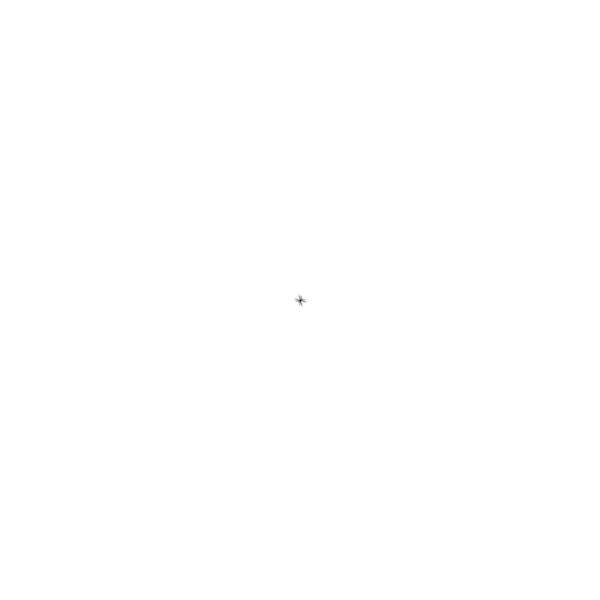
Frame 1 (no input)
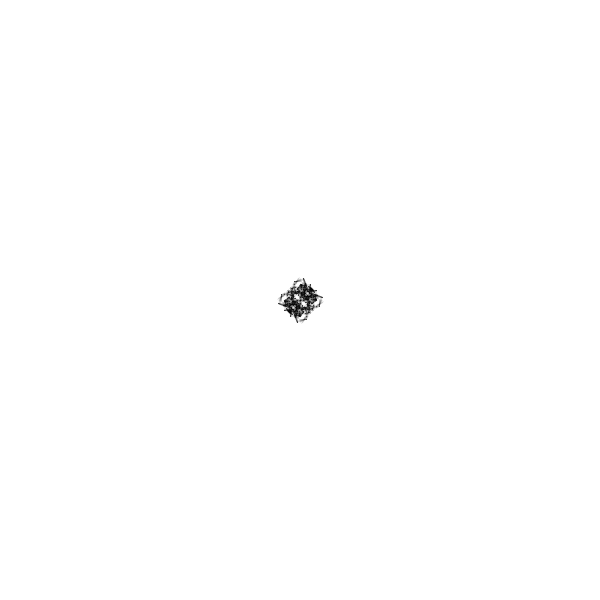
Frame 60 (the mouse pressed at the canvas centre just before this capture)
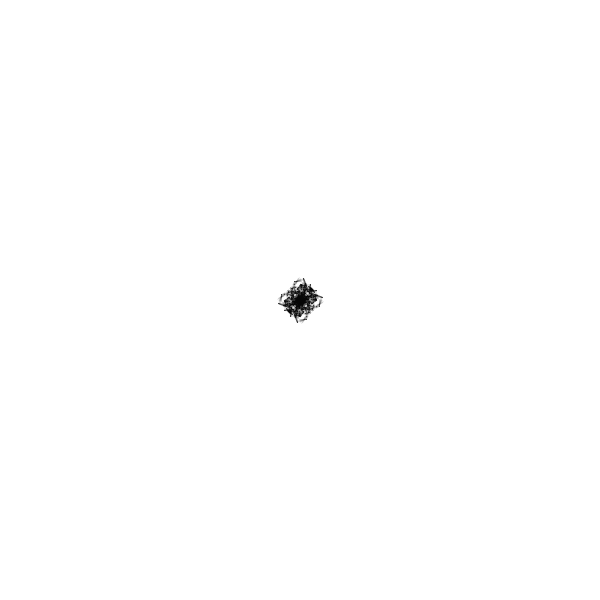
Frame 120 (the mouse held since frame 60 and released just before this capture)

The Processing sketch that drew these frames (run headless with seeded random() and noise(); from frame 60 on, the mouse is pressed at the canvas centre):

// Processing sketch: shipdesign
// ── shipdesign.pde


int[][] arr;

long timer;

float prevx,prevy;
float px,py;

int numTimes=20;
float ang,r;

float sc;

void setup()
{
  size(600,600);

  background(255);

  arr= new int[200][200];

  timer=System.currentTimeMillis();


  px=width/2;
  py=height/2;

  prevx=px;
  prevy=py;

  rectMode(CENTER);
  
  sc=1.0;
}


void draw()
{
  scale(sc);
  
  fill(0);
  if(mousePressed)
  {

    if(key=='r')
    {
      int difx=mouseX-width/2;
      int dify=mouseY-height/2;

      ang=atan2(dify,difx);

      r=pow(px,2) + pow(py,2);
      r=sqrt(r);
    }
    else
    {
    
    }
    
    px=mouseX;
    py=mouseY;
    prevx=px;
    prevy=py;

    
  }

  for(int i=0; i<numTimes;i++)
  {

    if(key=='r')
    {


        px = ( width/2  +  r*cos(ang));
        py = ( height/2 + r*sin(ang));
        ang+=.1;
        rect(px,py,1,1);
      
    }
    else
    {
      px += (int) random(-2,2);
      py += (int) random(-2,2);
    }



    stroke(0,0,0,20);
    if(sc>.0001)
    {
    strokeWeight(1.0/sc);
    }

    /*
    rect(px,py,2,2);
    rect(py,px,2,2);
    rect(width-px,height-py,1,1);
    rect(width- py,height-px,1,1);
    */

    ///
    //alternate
    
    line(px,py,prevx,prevy);
     line(py,px,prevy,prevx);
     line(width-px,height-py,width-prevx,height-prevy);
     line(width- py,height-px,width- prevy,height-prevx);
     
  }
  /*
  if(mousePressed)
   {
   loadPixels();
   
   for(int i=0; i<pixels.length;i++)
   {
   
   int location=mouseX+mouseY*width;
   
   int location2=mouseY+mouseX*height;
   
   //pixels[i]=pixels[pixels.length-1-i];
   //pixels[location2]=pixels[location];
   
   
   
   
   px++;
   if(px>width)
   {
   px=0;
   py++;
   }
   
   if(py>height)
   {
   py=0;
   }
   }
   
   
   updatePixels();
   }
   */

  /*
  loadPixels();
   if(!mousePressed )
   {
   
   for(int i=0; i<pixels.length;i++)
   {
   px++;
   if(px>width)
   {
   px=0;
   py++; 
   }
   
   if(py>height)
   {
   py=0; 
   }
   
   pixels[i]=get(px-1,py);
   }
   }
   updatePixels();
   */




  prevx=px;
  prevy=py;
}

void keyPressed()
{
  if(key=='b')
  {
    background(255);
  }
  
  if(key=='a')
  {
   sc+=.1; 
   int lim=3;
   if(sc>lim)
   {
    sc=lim; 
   }
   println(sc);
    
  }
  if(key=='s')
  {
   sc-=.1;
   if(sc<0)
   {
    sc=0;
    
   } 
   println(sc);
  }
}
